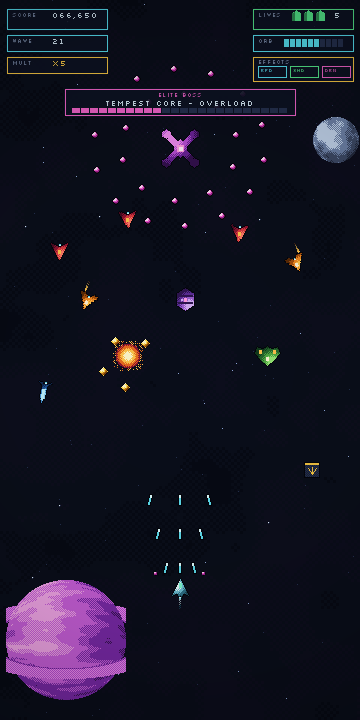
#> input picture mockups_v6/in_game_pixel_style_v6.png, 720 x 1440 px, given in place of implemented_wave_early.png, which was not available (shown at 1/2 size); the run also reads 1 picture not shown here
$ python generate_batch_report_mockup.py
#> lines starting #> are read from the running program, lines starting #| are printed output that depends on the picture; pictures that were not available may be replaced by others from this repository, and a replacement may not be noted
### tools/generate_pixel_style_mockups.py
#!/usr/bin/env python3
"""Generate the Farinuff Flight "cohesive pixel" mockup set (mockups_v6).

The current game mixes three art languages:

- PixelPlanets shader backgrounds (chunky pixels, posterized light bands,
  checkerboard dithering, 3-6 color ramps);
- smooth vector/neon gameplay sprites (gradients, glow, antialiasing);
- a 3D-rendered neon player ship.

This script renders mockups of every layer of the game re-drawn through the
PixelPlanets shader recipe so the whole screen reads as one art style:

1. everything is rasterized on a chunky low-resolution pixel grid;
2. light comes from a single origin and is posterized into discrete bands
   (no smooth gradients anywhere);
3. band boundaries transition through checkerboard dithering;
4. every entity uses a small fixed color ramp (dark side -> highlight);
5. every sprite carries a 1px void-colored outline, like the dark limb of
   the shader planets.

Outputs (written to mockups_v6/):

- style_guide_v6.png        the five style rules, illustrated
- fleet_sprite_sheet_v6.png the full gameplay roster in the new style
- in_game_pixel_style_v6.png a full portrait gameplay screen w/ pixel HUD
- style_comparison_v6.png   before/after against the current assets

Only the Python standard library and Pillow are used.
"""

from __future__ import annotations

import math
import random
from dataclasses import dataclass
from pathlib import Path

from PIL import Image, ImageDraw, ImageFont


ROOT = Path(__file__).resolve().parents[1]
OUT_DIR = ROOT / "mockups_v6"
FONT_PATH = ROOT / "effects" / "shaders" / "PixelPlanets" / "slkscre.ttf"
GENERATED_SPRITES = ROOT / "assets" / "sprites" / "generated"


# ---------------------------------------------------------------------------
# Palette
# ---------------------------------------------------------------------------


def hx(code: str) -> tuple[int, int, int, int]:
    """'#RRGGBB' -> (r, g, b, 255)."""
    return (
        int(code[1:3], 16),
        int(code[3:5], 16),
        int(code[5:7], 16),
        255,
    )


# Shared "void" space colors — sampled from the PixelPlanets backdrop.
VOID_BG = hx("#070A14")
VOID_PANEL = hx("#0D1224")
VOID_MID = hx("#182036")
VOID_HI = hx("#25304E")
OUTLINE = hx("#04050B")
STAR_WHITE = hx("#E8F4FF")

# UI accent colors (kept from the current HUD so state color-coding survives).
UI_CYAN = hx("#56E0F0")
UI_GREEN = hx("#54E88A")
UI_YELLOW = hx("#F5C542")
UI_PINK = hx("#F063C8")
UI_TEXT = hx("#D9ECF8")
UI_DIM = hx("#7A8BA8")

# Entity ramps, ordered dark -> light. Ramp length = number of light bands.
RAMP_PLAYER = [hx(c) for c in ("#1B4556", "#2E7288", "#6FBFD4", "#EAFBFF")]
RAMP_BASIC = [hx(c) for c in ("#4A0B22", "#8C1430", "#D9393F", "#FF7A66")]
RAMP_FAST = [hx(c) for c in ("#5A2A06", "#A34E0C", "#F08A24", "#FFC44D")]
RAMP_TANK = [hx(c) for c in ("#2E1550", "#5B2E96", "#9B5FD0", "#D3AEF5")]
RAMP_BOMBER = [hx(c) for c in ("#123A1C", "#25682C", "#4FA844", "#93E473")]
RAMP_SNIPER = [hx(c) for c in ("#0F2A52", "#1D4E8F", "#3E8FD4", "#8FD4F8")]
RAMP_TEMPEST = [hx(c) for c in ("#33104E", "#6B2396", "#B84FD4", "#F08CF0")]
RAMP_STAR = [hx(c) for c in ("#7A3E08", "#C47A16", "#FFD94D", "#FFF7C9")]
RAMP_BULLET_P = [hx(c) for c in ("#0E3A46", "#1F8CA6", "#5FDFF0", "#E0FDFF")]
RAMP_BULLET_E = [hx(c) for c in ("#571047", "#A02090", "#F05FD0", "#FFD9F4")]
RAMP_ROCK = [hx(c) for c in ("#232A3D", "#3D4A66", "#6E82A8", "#C2D4EC")]
RAMP_GAS = [hx(c) for c in ("#3D1458", "#7A2AA8", "#C85FD9", "#F2A6E8")]
RAMP_LAVA = [hx(c) for c in ("#3B0D0D", "#8C2413", "#E86A1F", "#FFC44D")]

# One light for the whole universe (PixelPlanets default is ~upper-left).
LIGHT = (0.34, 0.30)


# ---------------------------------------------------------------------------
# Core "shader" — the PixelPlanets recipe in Python
# ---------------------------------------------------------------------------


def _checker(x: int, y: int) -> bool:
    return (x + y) % 2 == 0


# [61 lines left out: functions _posterize, shade_sprite, _add_outline, poly_mask, not called in this run]


# --- procedural noise (port of the shaders' rand/value-noise/fbm) -----------


def _hash(ix: int, iy: int, seed: float) -> float:
    t = math.sin(ix * 12.9898 + iy * 78.233 + seed * 3.71) * 43758.5453
    return t - math.floor(t)


# [92 lines left out: functions _vnoise, _fbm, _spherify, render_planet, _add_ring, not called in this run]


# ---------------------------------------------------------------------------
# Sprite factory — silhouettes + accents for the whole roster
# ---------------------------------------------------------------------------


@dataclass(frozen=True)
class SpriteSpec:
    name: str
    size: int
    ramp: list[tuple[int, int, int, int]]
    polys: tuple[tuple[tuple[float, float], ...], ...]
    accents: tuple[tuple[tuple[tuple[float, float], ...], tuple[int, int, int, int]], ...] = ()
    engine: tuple[int, int] | None = None  # pixel coords of engine glow


def _p(*pts: tuple[float, float]) -> tuple[tuple[float, float], ...]:
    return pts


def _arm(cx: float, cy: float, angle_deg: float, r0: float, r1: float, w: float,
         ) -> tuple[tuple[float, float], ...]:
    """Quad radiating from (cx, cy) — boss limbs."""
    a = math.radians(angle_deg)
    dx, dy = math.cos(a), math.sin(a)
    px_, py_ = -dy, dx
    return (
        (cx + dx * r0 + px_ * w, cy + dy * r0 + py_ * w),
        (cx + dx * r1 + px_ * w, cy + dy * r1 + py_ * w),
        (cx + dx * r1 - px_ * w, cy + dy * r1 - py_ * w),
        (cx + dx * r0 - px_ * w, cy + dy * r0 - py_ * w),
    )


def _pod(cx: float, cy: float, angle_deg: float, r: float, w: float,
         ) -> tuple[tuple[float, float], ...]:
    """Hex pod at the end of a boss limb."""
    a = math.radians(angle_deg)
    px, py = cx + math.cos(a) * r, cy + math.sin(a) * r
    return (
        (px, py - w), (px + w * 0.87, py - w * 0.5), (px + w * 0.87, py + w * 0.5),
        (px, py + w), (px - w * 0.87, py + w * 0.5), (px - w * 0.87, py - w * 0.5),
    )


SPRITES: dict[str, SpriteSpec] = {
    "player": SpriteSpec(
        "player", 24, RAMP_PLAYER,
        (_p((12, 1), (14, 6), (20, 17), (15, 15), (13, 19), (12, 17),
            (11, 19), (9, 15), (4, 17), (10, 6)),),
        accents=(
            (_p((11, 5), (13, 5), (13, 9), (11, 9)), hx("#7FFFD4")),  # cockpit stripe
        ),
        engine=(11, 19),
    ),
    "basic": SpriteSpec(
        "basic", 24, RAMP_BASIC,
        (_p((12, 2), (16, 9), (20, 18), (12, 14), (4, 18), (8, 9)),),
        accents=(
            (_p((11, 8), (13, 8), (13, 11), (11, 11)), hx("#FFC44D")),
        ),
        engine=(11, 16),
    ),
    "fast": SpriteSpec(
        "fast", 24, RAMP_FAST,
        (_p((12, 2), (15, 8), (21, 17), (17, 18), (12, 13), (7, 18), (3, 17), (9, 8)),),
        accents=(
            (_p((11, 7), (13, 7), (13, 10), (11, 10)), hx("#FFF3D6")),
        ),
        engine=(11, 14),
    ),
    "tank": SpriteSpec(
        "tank", 28, RAMP_TANK,
        (_p((14, 3), (22, 8), (22, 20), (14, 25), (6, 20), (6, 8)),),
        accents=(
            (_p((7, 10), (21, 10), (21, 11), (7, 11)), RAMP_TANK[0]),    # plate seam
            (_p((7, 17), (21, 17), (21, 18), (7, 18)), RAMP_TANK[0]),    # plate seam
            (_p((10, 13), (11, 13), (11, 14), (10, 14)), RAMP_TANK[3]),  # rivet
            (_p((17, 13), (18, 13), (18, 14), (17, 14)), RAMP_TANK[3]),  # rivet
            (_p((13, 12), (15, 12), (15, 15), (13, 15)), hx("#FF9DE2")),  # core
        ),
    ),
    "bomber": SpriteSpec(
        "bomber", 28, RAMP_BOMBER,
        (_p((14, 4), (20, 9), (26, 16), (24, 22), (18, 20), (14, 23), (10, 20), (4, 22), (2, 16), (8, 9)),),
        accents=(
            (_p((13, 9), (15, 9), (15, 12), (13, 12)), hx("#FFF3D6")),
            (_p((6, 16), (8, 16), (8, 19), (6, 19)), hx("#FFC44D")),   # bomb pods
            (_p((20, 16), (22, 16), (22, 19), (20, 19)), hx("#FFC44D")),
        ),
    ),
    "sniper": SpriteSpec(
        "sniper", 24, RAMP_SNIPER,
        (_p((12, 1), (14, 6), (14, 17), (18, 21), (12, 19), (6, 21), (10, 17), (10, 6)),),
        accents=(
            (_p((11, 4), (13, 4), (13, 14), (11, 14)), hx("#BEF3FF")),  # rail
        ),
        engine=(11, 20),
    ),
    "tempest": SpriteSpec(
        "tempest", 48, RAMP_TEMPEST,
        (
            # X-shaped limbs with hex pods, matching the original silhouette
            *[_arm(24, 24, ang, 6, 16, 3) for ang in (-45, 45, 135, 225)],
            *[_pod(24, 24, ang, 20, 4.5) for ang in (-45, 45, 135, 225)],
            _p((24, 15), (30, 19), (30, 29), (24, 33), (18, 29), (18, 19)),  # core hex
        ),
        accents=(
            (_p((21, 21), (27, 21), (27, 27), (21, 27)), hx("#FF9DE2")),  # eye
            (_p((23, 23), (26, 23), (26, 26), (23, 26)), hx("#FFF0FB")),
        ),
    ),
}


# [14 lines left out: function render_sprite, not called in this run]


def upscale(img: Image.Image, factor: int) -> Image.Image:
    return img.resize((img.width * factor, img.height * factor), Image.Resampling.NEAREST)


# --- small gameplay pieces ---------------------------------------------------


# [99 lines left out: functions render_bullet_p, render_bullet_e, render_xp_orb, render_powerup, render_explosion, render_engine_trail, not called in this run]


# ---------------------------------------------------------------------------
# Text helpers
# ---------------------------------------------------------------------------

_font_cache: dict[int, ImageFont.FreeTypeFont] = {}


def font(size: int) -> ImageFont.FreeTypeFont:
    if size not in _font_cache:
        _font_cache[size] = ImageFont.truetype(str(FONT_PATH), size)
    return _font_cache[size]


def text(draw: ImageDraw.ImageDraw, xy, s: str, size: int, color, anchor="la") -> None:
    draw.text(xy, s, font=font(size), fill=color, anchor=anchor)


# ---------------------------------------------------------------------------
# Mockup 1 — style guide
# ---------------------------------------------------------------------------


def _panel(draw: ImageDraw.ImageDraw, box, border, fill=VOID_PANEL, notch: int = 6) -> None:
    """Chunky pixel panel: notched corners, 2px border, flat dark fill."""
    x0, y0, x1, y1 = box
    draw.rectangle((x0 + notch, y0, x1 - notch, y1), fill=fill)
    draw.rectangle((x0, y0 + notch, x1, y1 - notch), fill=fill)
    for i in range(2):
        draw.line((x0 + notch, y0 + i, x1 - notch, y0 + i), fill=border)
        draw.line((x0 + notch, y1 - i, x1 - notch, y1 - i), fill=border)
        draw.line((x0 + i, y0 + notch, x0 + i, y1 - notch), fill=border)
        draw.line((x1 - i, y0 + notch, x1 - i, y1 - notch), fill=border)
    for cx, cy, sx, sy in ((x0, y0, 1, 1), (x1, y0, -1, 1), (x0, y1, 1, -1), (x1, y1, -1, -1)):
        for step in range(notch):
            draw.point((cx + sx * (step + 1 if step > 1 else step), cy + sy * step), fill=border)
            draw.point((cx + sx * step, cy + sy * (step + 1 if step > 1 else step)), fill=border)


# [154 lines left out: functions _ramp_swatches, build_style_guide, build_fleet_sheet, not called in this run]


# ---------------------------------------------------------------------------
# Mockup 3 — full in-game screen (portrait, true 360x720 viewport x2)
# ---------------------------------------------------------------------------

GAME_W, GAME_H = 360, 720


# [158 lines left out: functions _starfield, _nebula, _paste, build_in_game, not called in this run]


def spec_ramp(name: str):
    return SPRITES[name].ramp


# [112 lines left out: functions _crt_pass, _crop_first_frame, build_comparison, main, not called in this run]


# [2 lines that do not run on import are left out]

### tools/generate_batch_report_mockup.py
#!/usr/bin/env python3
"""Compose the "implemented batches" report mockup from real in-game frames.

The frames are captured by tools/capture_gameplay_screenshots.gd (run the
Godot binary windowed, not headless) and live in mockups_v6/. This script
arranges them with pixel-zoom insets and the batch checklist into a single
presentation sheet: mockups_v6/implemented_batches_report_v6.png.
"""

from __future__ import annotations

from pathlib import Path

from PIL import Image

import generate_pixel_style_mockups as px


ROOT = Path(__file__).resolve().parents[1]
SHOTS = ROOT / "mockups_v6"
OUT = SHOTS / "implemented_batches_report_v6.png"


def _zoom(img: Image.Image, box: tuple[int, int, int, int], factor: int) -> Image.Image:
    crop = img.crop(box)
    return crop.resize((crop.width * factor, crop.height * factor), Image.Resampling.NEAREST)


def main() -> None:
    early = Image.open(SHOTS / "implemented_wave_early.png").convert("RGB")
#> early is the input picture: PIL image 720x1440 RGB; mean R, G, B 20.3, 19.1, 34.4
    mid = Image.open(SHOTS / "implemented_wave_mid.png").convert("RGB")
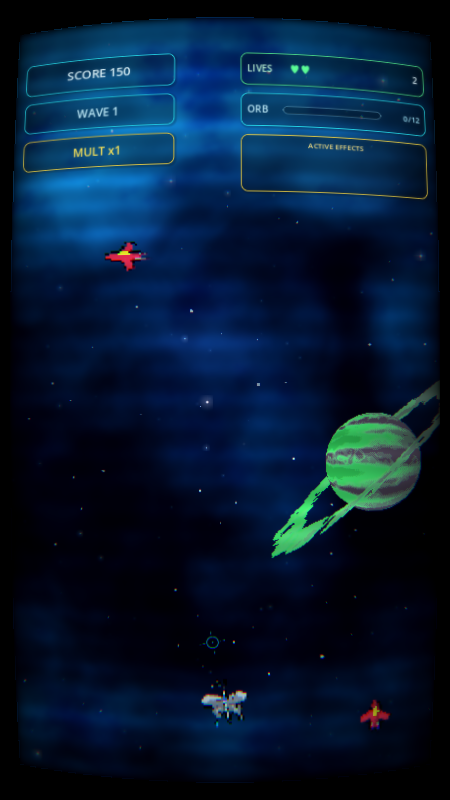
#> input picture mockups_v6/implemented_wave_mid.png, 450 x 800 px
    late = Image.open(SHOTS / "implemented_wave_late.png").convert("RGB")

    W, H = 1600, 900
    img = Image.new("RGB", (W, H), px.VOID_BG)
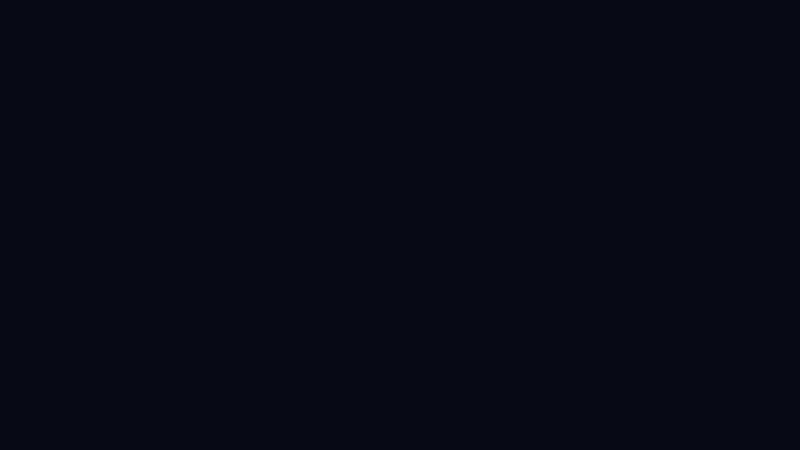
#> img: PIL image 1600x900 RGB (shown at 1/2 size); mean R, G, B 7, 10, 20
    draw = px.ImageDraw.Draw(img)
    px.text(draw, (60, 34), "IMPLEMENTED - REAL IN-GAME FRAMES", 28, px.UI_TEXT)
    px.text(
        draw,
        (60, 80),
        "batches 1-3 live in the build: pixel toon 3d, half-res viewport, void outlines, pixel projectiles",
        13, px.UI_DIM,
    )
    draw.line((60, 108, W - 60, 108), fill=px.VOID_HI, width=2)

    shots = [(early, "WAVE 1 - 3s"), (mid, "WAVE 1 - 12s"), (late, "WAVE 1 - 24s")]
    x = 60
    for shot, caption in shots:
        frame = shot.resize((324, 576), Image.Resampling.LANCZOS)
        px._panel(draw, (x - 8, 132, x + 332, 724), px.UI_CYAN)
        img.paste(frame, (x, 140))
        px.text(draw, (x + 8, 700), caption, 11, px.UI_YELLOW)
        x += 374
#> this loop made 3 passes
#> (caption, x0 in _panel, x1 in _panel, x) on passes 1 to 3: ('WAVE 1 - 3s', 52, 392, 434), ('WAVE 1 - 12s', 426, 766, 808), ('WAVE 1 - 24s', 800, 1140, 1182)
#> pass 1, in main, `frame = shot.resize((324, 576), Image.Resampling.LANCZOS)`:
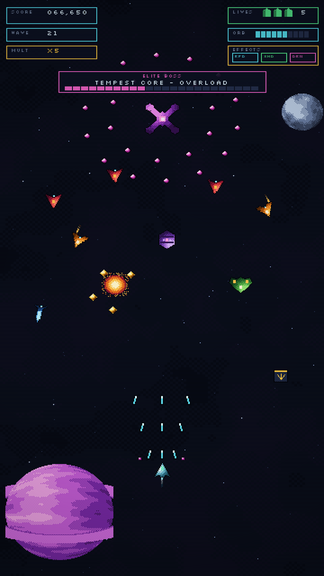
#> frame: PIL image 324x576 RGB; mean R, G, B 20.4, 19.1, 34.4
#> after the loop:
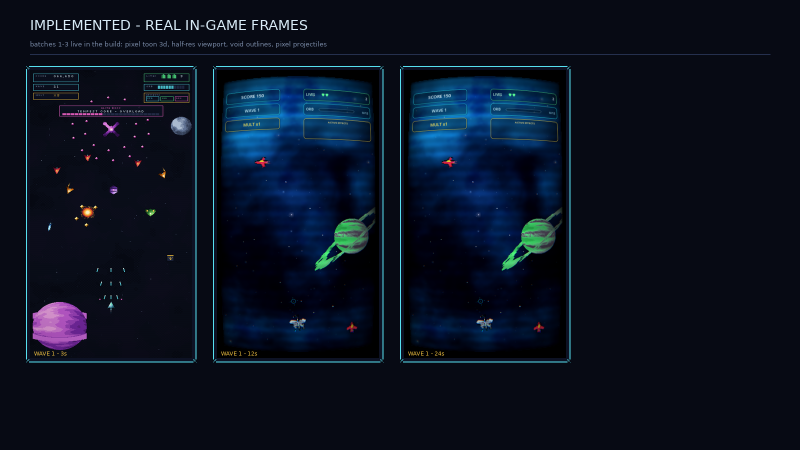
#> img: PIL image 1600x900 RGB (shown at 1/2 size); mean R, G, B 9.6, 17.8, 32.6
#> after the loop, x = 1182

    # right column: batch checklist
    px._panel(draw, (1180, 132, 1540, 420), px.UI_GREEN)
    px.text(draw, (1204, 148), "SHIPPED IN BATCHES", 14, px.UI_GREEN)
    batches = [
        "1  pixel_toon_3d.gdshader",
        "   banded n.l + dither + glow",
        "1b shipviewport 1/2 res",
        "   nearest upscale, msaa off",
        "2  pixel_outline + trail",
        "   void rim, banded fade",
        "3  bolt / plasma / xp orb",
        "   posterized + chunky grid",
    ]
    for i, line in enumerate(batches):
        px.text(draw, (1204, 182 + i * 27), line, 11, px.UI_TEXT)

    px._panel(draw, (1180, 444, 1540, 724), px.UI_YELLOW)
    px.text(draw, (1204, 460), "VERIFIED", 14, px.UI_YELLOW)
    checks = [
        "8/8 headless smoke tests",
        "hit flash + evolution params",
        "screen_to_world mapping",
        "upgrade socket compositing",
        "",
        "NEXT",
        "- pixel hud panels (v6)",
        "- power-up chips",
        "- boss black hole stays",
    ]
    for i, line in enumerate(checks):
        px.text(draw, (1204, 494 + i * 25), line, 11, px.UI_TEXT if not line.isupper() else px.UI_CYAN)

    # bottom row: pixel zoom insets proving the grid matches the planets'
    px.text(draw, (60, 744), "ACTUAL PIXELS - the ship grid now matches the planet grid:", 13, px.UI_DIM)
    insets = [
        ("PLAYER (3D GLB, LIVE)", _zoom(early, (201, 676, 249, 724), 2)),
        ("ENEMY (3D GLB, LIVE)", _zoom(late, (162, 108, 210, 156), 2)),
        ("PLAYER BOLT", _zoom(mid, (212, 296, 228, 328), 3)),
        ("PIXELPLANET LIMB", _zoom(mid, (162, 162, 210, 210), 2)),
    ]
#> call 3 of _zoom, with box = (212, 296, 228, 328), factor = 3
#> in _zoom (call 3), `crop = img.crop(box)`:
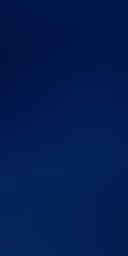
#> crop: PIL image 16x32 RGB (shown 8 times larger); mean R, G, B 2.4, 28.7, 82
#> call 4 of _zoom, with box = (162, 162, 210, 210), factor = 2
#> in _zoom (call 4), `crop = img.crop(box)`:
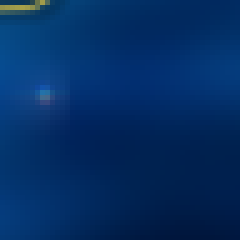
#> crop: PIL image 48x48 RGB (shown 5 times larger); mean R, G, B 3.4, 45.5, 99.7
    ix = 60
    for label, inset in insets:
        px._panel(draw, (ix, 776, ix + 238, 886), px.VOID_HI)
        img.paste(inset, (ix + (238 - inset.width) // 2, 778 + (70 - inset.height) // 2))
        px.text(draw, (ix + 10, 864), label, 10, px.UI_TEXT)
        ix += 262
#> this loop made 4 passes
#> (label, x0 in _panel, x1 in _panel, ix) on passes 1 to 4: ('PLAYER (3D GLB, LIVE)', 60, 298, 322), ('ENEMY (3D GLB, LIVE)', 322, 560, 584), ('PLAYER BOLT', 584, 822, 846), ('PIXELPLANET LIMB', 846, 1084, 1108)
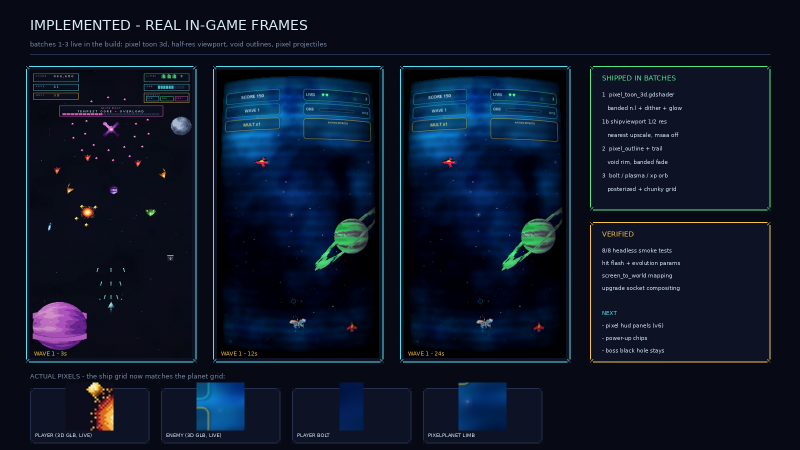
#> img: PIL image 1600x900 RGB (shown at 1/2 size); mean R, G, B 12.7, 22.2, 38.7
#> after the loop, ix = 1108

    img.save(OUT)
    print(f"wrote {OUT.relative_to(ROOT)} ({img.width}x{img.height})")
#| wrote mockups_v6/implemented_batches_report_v6.png (1600x900)


if __name__ == "__main__":
    main()
